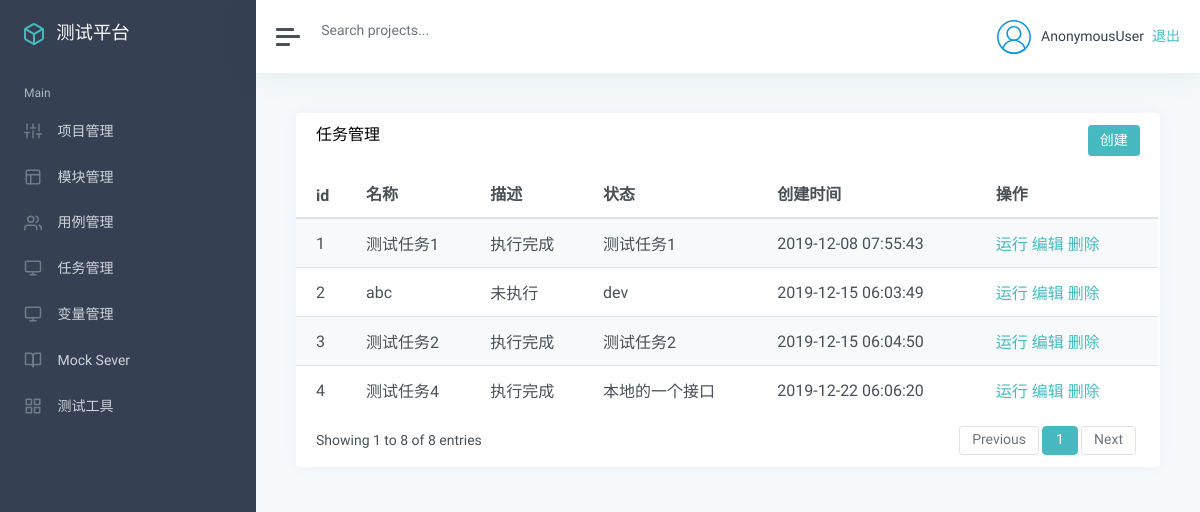
Page /task/ on the committed database.
### app_task/models.py (models this page shows, shortened)
class TestTask(models.Model):
    name = models.CharField("名称", max_length=100, blank=False, default="")
    describe = models.TextField("描述", default="")
    status = models.IntegerField("状态", default=0)  # 0:未执行、1:执行中、2:执行完成
    cases = models.TextField("关联用例", default="")
    create_time = models.DateTimeField("创建时间", auto_now_add=True)

### app_task/views.py (the view)
# urls.py: path('', views.task_list),
def task_list(request):
    test_task = TestTask.objects.all()
    return render(request, "task/list.html",{
        "tasks": test_task
    })

### templates/task/list.html (shortened to what this page needs)
{% extends "manage.html" %}
{% block manage %}
<div class="card flex-fill">
    <div class="card-header">
        <h5 class="card-title mb-0" style="float:left">任务管理</h5>
        <button onclick="add_task()" type="button" class="btn btn-primary" style="float:right">创建</button>
    </div>
    <div id="datatables-dashboard-traffic_wrapper" class="dataTables_wrapper dt-bootstrap4 no-footer">
        <div class="row">
            <div class="col-sm-12">
                <table id="datatables-dashboard-traffic" class="table table-striped my-0 dataTable no-footer"
                    role="grid" aria-describedby="datatables-dashboard-traffic_info">
                    <thead>
                        <tr role="row">
                            <th>id</th>
                            <th>名称</th>
                            <th>描述</th>
                            <th>状态</th>
                            <th>创建时间</th>
                            <th>操作</th>
                        </tr>
                    </thead>
                    <tbody>
                        {% for t in tasks %}
                        <tr role="row" class="odd">
                            <td>{{ t.id }}</td>
                            <td>{{ t.name }}</td>
                            {% if t.status == 0 %}
                                <td>未执行</td>
                            {% endif %}
                            {% if t.status == 2 %}
                                <td>执行完成</td>
                            {% endif %}
                            <td>{{ t.describe }}</td>
                            <td>{{ t.create_time |date:"Y-m-d H:i:s"}}</td>
                            <td>
                                <a href="/task/run_task/{{t.id}}/">运行</a>
                                <a href="/task/edit/{{t.id}}/">编辑</a>
                                <a href="/task/delete/{{t.id}}/">删除</a>
                            </td>
                        </tr>
                        {% endfor %}
                    </tbody>
                </table>
            </div>
        </div>
        <div class="row">
            <div class="col-sm-12 col-md-5">
                <div class="dataTables_info" id="datatables-dashboard-traffic_info" role="status" aria-live="polite">
                    Showing 1 to 8 of 8 entries
                </div>
            </div>
            <div class="col-sm-12 col-md-7">
                <div class="dataTables_paginate paging_simple_numbers" id="datatables-dashboard-traffic_paginate">
                    <ul class="pagination">
                        <li class="paginate_button page-item previous disabled"
                            id="datatables-dashboard-traffic_previous">
                            <a href="#" aria-controls="datatables-dashboard-traffic" data-dt-idx="0" tabindex="0"
                                class="page-link">Previous</a>
                        </li>
                        <li class="paginate_button page-item active">
                            <a href="#" aria-controls="datatables-dashboard-traffic" data-dt-idx="1" tabindex="0"
                                class="page-link">1</a>
                        </li>
                        <li class="paginate_button page-item next disabled" id="datatables-dashboard-traffic_next">
                            <a href="#" aria-controls="datatables-dashboard-traffic" data-dt-idx="2" tabindex="0"
                                class="page-link">Next</a>
                        </li>
                    </ul>
                </div>
            </div>
        </div>
    </div>
</div>
{% endblock %}

### rows in the picture
TestTask: id "1", name "测试任务1", status "执行完成", describe "测试任务1", create_time "2019-12-08 07:55:43"
TestTask: id "2", name "abc", status "未执行", describe "dev", create_time "2019-12-15 06:03:49"
TestTask: id "3", name "测试任务2", status "执行完成", describe "测试任务2", create_time "2019-12-15 06:04:50"
TestTask: id "4", name "测试任务4", status "执行完成", describe "本地的一个接口", create_time "2019-12-22 06:06:20"

### other values in the picture
{{ user }} "AnonymousUser"
